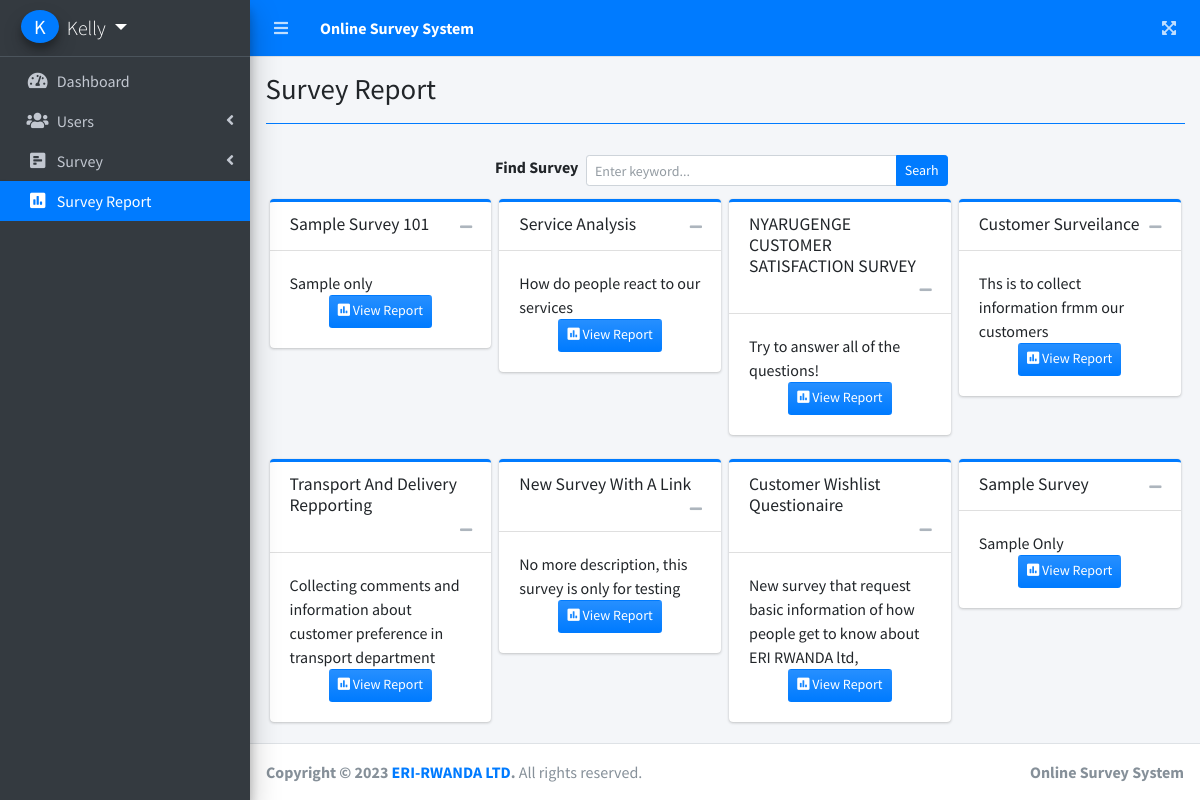
The page /admin/index.php?page=survey_report (signed in) on the database its author committed.
### tables this page shows
CREATE TABLE `survey_set` (
  `id` int(30) NOT NULL,
  `title` varchar(200) NOT NULL,
  `description` text NOT NULL,
  `user_id` int(30) NOT NULL,
  `start_date` date NOT NULL,
  `end_date` date NOT NULL,
  `date_created` datetime NOT NULL DEFAULT current_timestamp(),
  `surveylink` varchar(255) DEFAULT NULL
);

### admin/survey_report.php (the view, shortened to what this page needs)
<?php include 'db_connect.php' ?>
<div class="col-lg-12">
	<div class="d-flex w-100 justify-content-center align-items-center mb-2">
		<label for="" class="control-label">Find Survey</label>
		<div class="input-group input-group-sm col-sm-5">
          <input type="text" class="form-control" id="filter" placeholder="Enter keyword...">
          <span class="input-group-append">
            <button type="button" class="btn btn-primary btn-flat" id="search">Searh</button>
          </span>
        </div>
	</div>
	<div class="row">
		<?php
		$survey = $conn->query("SELECT * FROM survey_set order by rand() ");
		while($row=$survey->fetch_assoc()):
		?>
		<div class="col-md-3 py-1 px-1 survey-item">
			<div class="card card-outline card-primary">
              <div class="card-header">
                <h3 class="card-title"><?php echo ucwords($row['title']) ?></h3>
                <div class="card-tools">
                  <button type="button" class="btn btn-tool" data-card-widget="collapse">
                    <i class="fas fa-minus"></i>
                  </button>
                </div>
              </div>
              <div class="card-body" style="display: block;">
               <?php echo $row['description'] ?>
               <div class="row">
               	<div class="d-flex justify-content-center w-100 text-center">
               			<a href="index.php?page=view_survey_report&id=<?php echo $row['id'] ?>" class="btn btn-sm bg-gradient-primary"><i class="fa fa-poll"></i> View Report</a>
               	</div>
               </div>
              </div>
            </div>
		</div>
	<?php endwhile; ?>
	</div>
</div>

### rows shown on the page
survey_set: title "Sample Survey 101", description "Sample only"
survey_set: title "Service Analysis", description "How do people react to our services"
survey_set: title "NYARUGENGE CUSTOMER SATISFACTION SURVEY", description "Try to answer all of the questions!"
survey_set: title "Customer Surveilance", description "Ths is to collect information frmm our customers"
survey_set: title "Transport And Delivery Repporting", description "Collecting comments and information about customer preference in transport department"
survey_set: title "New Survey With A Link", description "No more description, this survey is only for testing"
survey_set: title "Customer Wishlist Questionaire", description "New survey that request basic information of how people get to know about ERI RWANDA ltd,"
survey_set: title "Sample Survey", description "Sample Only"

### other values the page prints
substr($_SESSION['login_email'], 0,1) "K"
$_SESSION['login_companyname'] "Kelly"
$title "Survey Report"
